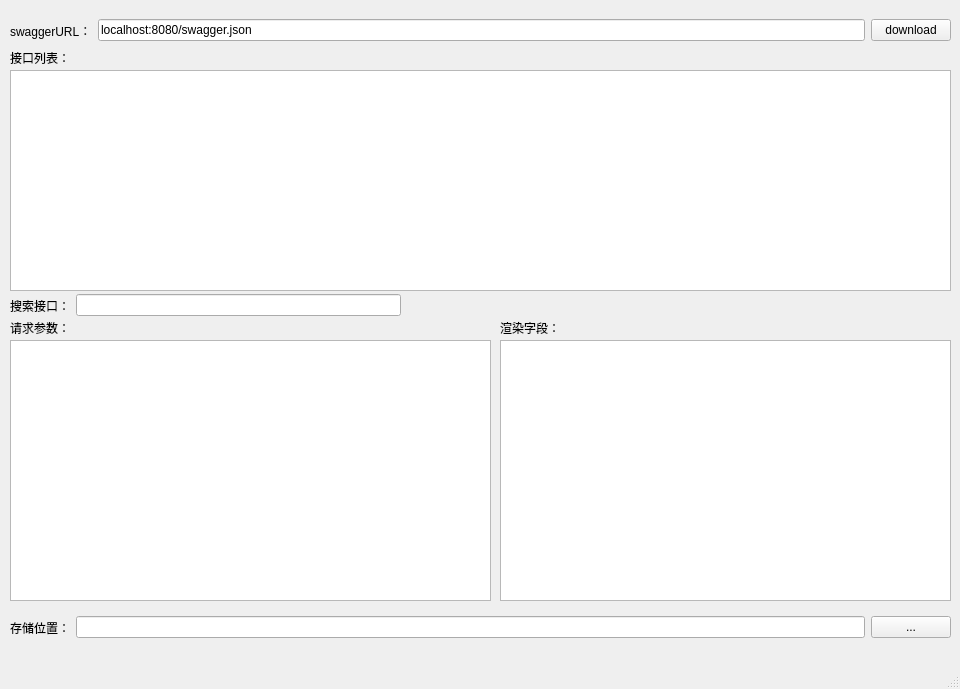
<?xml version="1.0" encoding="UTF-8"?>
<ui version="4.0">
 <class>MainWindow</class>
 <widget class="QMainWindow" name="MainWindow">
  <property name="enabled">
   <bool>true</bool>
  </property>
  <property name="geometry">
   <rect>
    <x>0</x>
    <y>0</y>
    <width>960</width>
    <height>689</height>
   </rect>
  </property>
  <property name="windowTitle">
   <string>SearchPage Generate</string>
  </property>
  <widget class="QWidget" name="centralwidget">
   <widget class="QWidget" name="horizontalLayoutWidget">
    <property name="geometry">
     <rect>
      <x>10</x>
      <y>10</y>
      <width>941</width>
      <height>41</height>
     </rect>
    </property>
    <layout class="QHBoxLayout" name="horizontalLayout">
     <item>
      <widget class="QLabel" name="label">
       <property name="text">
        <string>swaggerURL：</string>
       </property>
      </widget>
     </item>
     <item>
      <widget class="QLineEdit" name="lineEdit">
       <property name="text">
        <string>localhost:8080/swagger.json</string>
       </property>
      </widget>
     </item>
     <item>
      <widget class="QPushButton" name="downloadPushButton">
       <property name="text">
        <string>download</string>
       </property>
      </widget>
     </item>
    </layout>
   </widget>
   <widget class="QLabel" name="label_2">
    <property name="geometry">
     <rect>
      <x>10</x>
      <y>50</y>
      <width>91</width>
      <height>16</height>
     </rect>
    </property>
    <property name="text">
     <string>接口列表：</string>
    </property>
   </widget>
   <widget class="QTableWidget" name="tableWidget">
    <property name="geometry">
     <rect>
      <x>10</x>
      <y>70</y>
      <width>941</width>
      <height>221</height>
     </rect>
    </property>
   </widget>
   <widget class="QWidget" name="horizontalLayoutWidget_2">
    <property name="geometry">
     <rect>
      <x>10</x>
      <y>290</y>
      <width>391</width>
      <height>31</height>
     </rect>
    </property>
    <layout class="QHBoxLayout" name="horizontalLayout_2">
     <item>
      <widget class="QLabel" name="label_3">
       <property name="text">
        <string>搜索接口：</string>
       </property>
      </widget>
     </item>
     <item>
      <widget class="QLineEdit" name="searchLineEdit"/>
     </item>
    </layout>
   </widget>
   <widget class="QTableWidget" name="tableWidget_2">
    <property name="geometry">
     <rect>
      <x>10</x>
      <y>340</y>
      <width>481</width>
      <height>261</height>
     </rect>
    </property>
   </widget>
   <widget class="QTableWidget" name="tableWidget_3">
    <property name="geometry">
     <rect>
      <x>500</x>
      <y>340</y>
      <width>451</width>
      <height>261</height>
     </rect>
    </property>
   </widget>
   <widget class="QLabel" name="label_4">
    <property name="geometry">
     <rect>
      <x>10</x>
      <y>320</y>
      <width>81</width>
      <height>16</height>
     </rect>
    </property>
    <property name="text">
     <string>请求参数：</string>
    </property>
   </widget>
   <widget class="QLabel" name="label_5">
    <property name="geometry">
     <rect>
      <x>500</x>
      <y>320</y>
      <width>81</width>
      <height>16</height>
     </rect>
    </property>
    <property name="text">
     <string>渲染字段：</string>
    </property>
   </widget>
   <widget class="QWidget" name="horizontalLayoutWidget_3">
    <property name="geometry">
     <rect>
      <x>10</x>
      <y>610</y>
      <width>941</width>
      <height>35</height>
     </rect>
    </property>
    <layout class="QHBoxLayout" name="horizontalLayout_3">
     <item>
      <widget class="QLabel" name="label_6">
       <property name="text">
        <string>存储位置：</string>
       </property>
      </widget>
     </item>
     <item>
      <widget class="QLineEdit" name="lineEdit_2">
       <property name="enabled">
        <bool>true</bool>
       </property>
       <property name="readOnly">
        <bool>true</bool>
       </property>
      </widget>
     </item>
     <item>
      <widget class="QPushButton" name="selectPushButton">
       <property name="text">
        <string>...</string>
       </property>
      </widget>
     </item>
    </layout>
   </widget>
  </widget>
  <widget class="QMenuBar" name="menubar">
   <property name="geometry">
    <rect>
     <x>0</x>
     <y>0</y>
     <width>960</width>
     <height>22</height>
    </rect>
   </property>
  </widget>
  <widget class="QStatusBar" name="statusbar"/>
 </widget>
 <resources/>
 <connections/>
</ui>
